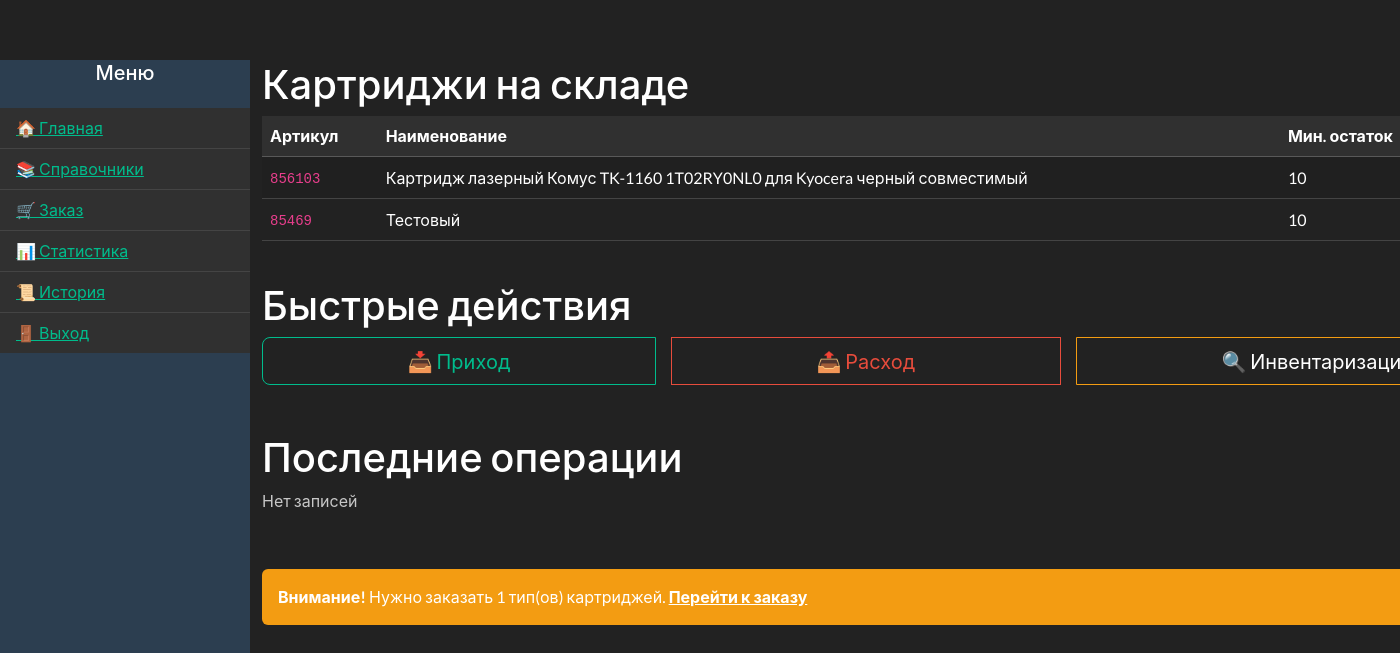
/cartridges/ (signed in), run on the app's committed database.
### cartridges/models.py (models this page shows, shortened)
class Cartridge(models.Model):
    name = models.CharField("Название", max_length=100)
    article = models.CharField("Артикул", max_length=50, unique=True)

### cartridges/views.py (the view)
# urls.py: path('', views.index, name='index'),
@login_required
def index(request):
    cartridges = Cartridge.objects.all().order_by('name')
    for cart in cartridges:
        try:
            inventory = CartridgeInventory.objects.get(cartridge=cart)
            cart.current_stock = inventory.current_stock
        except CartridgeInventory.DoesNotExist:
            cart.current_stock = 0
        try:
            minstock = CartridgeMinStockGlobal.objects.get(cartridge=cart)
            cart.min_stock = minstock.min_stock
        except CartridgeMinStockGlobal.DoesNotExist:
            cart.min_stock = 0
    low_stock_count = 0
    total_stock = 0
    for cart in cartridges:
        total_stock += cart.current_stock
        if cart.current_stock < cart.min_stock:
            low_stock_count += 1
    context = {
        'cartridges': cartridges,
        'low_stock_count': low_stock_count,
        'total_stock': total_stock,
    }
    return render(request, 'cartridges/index.html', context)

### cartridges/templates/cartridges/index.html (shortened to what this page needs)
{% extends "cartridges/base.html" %}
{% block content %}
<div class="row g-4">
    <div class="col-md-12">
        <h2>Картриджи на складе</h2>
        <table class="table table-striped table-hover align-middle">
            <thead class="table-dark">
            <tr>
                <th>Артикул</th>
                <th>Наименование</th>
                <th>Мин. остаток</th>
            </tr>
            </thead>
            <tbody>
            {% for cartridge in cartridges %}
            <tr>
                <td><code>{{ cartridge.article }}</code></td>
                <td>{{ cartridge.name }}</td>
                <td>{{ cartridge.min_stock|default:0 }}</td>
            </tr>
            {% empty %}
            <tr>
                <td colspan="4" class="text-center">Нет данных</td>
            </tr>
            {% endfor %}
            </tbody>
        </table>
    </div>
    <div class="col-md-12 mb-4">
        <h2>Быстрые действия</h2>
        <div class="btn-group w-100 gap-3" role="group">
            <a href="{% url 'add_arrival' %}" class="btn btn-outline-success btn-lg">
                📥 Приход
            </a>
            <a href="#" class="btn btn-outline-danger btn-lg">
                📤 Расход
            </a>
            <a href="#" class="btn btn-outline-warning btn-lg text-white">
                🔍 Инвентаризация
            </a>
        </div>
    </div>
    <div class="col-md-12 mt-4">
        <h2>Последние операции</h2>
        {% if records %}
        <table class="table table-bordered table-hover">
            <thead class="table-secondary">
            <tr>
                <th>Дата</th>
                <th>Картридж</th>
                <th>Принтер</th>
                <th>Отдел</th>
                <th>Кол-во</th>
            </tr>
            </thead>
            <tbody>
            {% for record in records %}
            <tr>
                <td>{{ record.date_used|date:"d.m.Y" }}</td>
                <td>{{ record.cartridge }}</td>
                <td>{{ record.printer.name }}</td>
                <td>{{ record.printer.department }}</td>
                <td class="text-center">{{ record.quantity }}</td>
            </tr>
            {% endfor %}
            </tbody>
        </table>
        {% else %}
        <p class="text-muted">Нет записей</p>
        {% endif %}
    </div>
    {% if low_stock_count > 0 %}
    <div class="col-md-12">
        <div class="alert alert-warning mt-3" role="alert">
            <strong>Внимание!</strong> Нужно заказать {{ low_stock_count }} тип(ов) картриджей.
            <a href="{% url 'reference' %}" class="alert-link">Перейти к заказу</a>
        </div>
    </div>
    {% endif %}
</div>
{% endblock %}

### cartridges/templates/cartridges/base.html (style rules this page uses)
body { padding-top: 60px; }

### data on the page
Cartridge: article "856103", name "Картридж лазерный Комус TK-1160 1T02RY0NL0 для Kyocera черный совместимый", min_stock "10"
Cartridge: article "85469", name "Тестовый", min_stock "10"

### other printed values
{{ low_stock_count }} "1"
